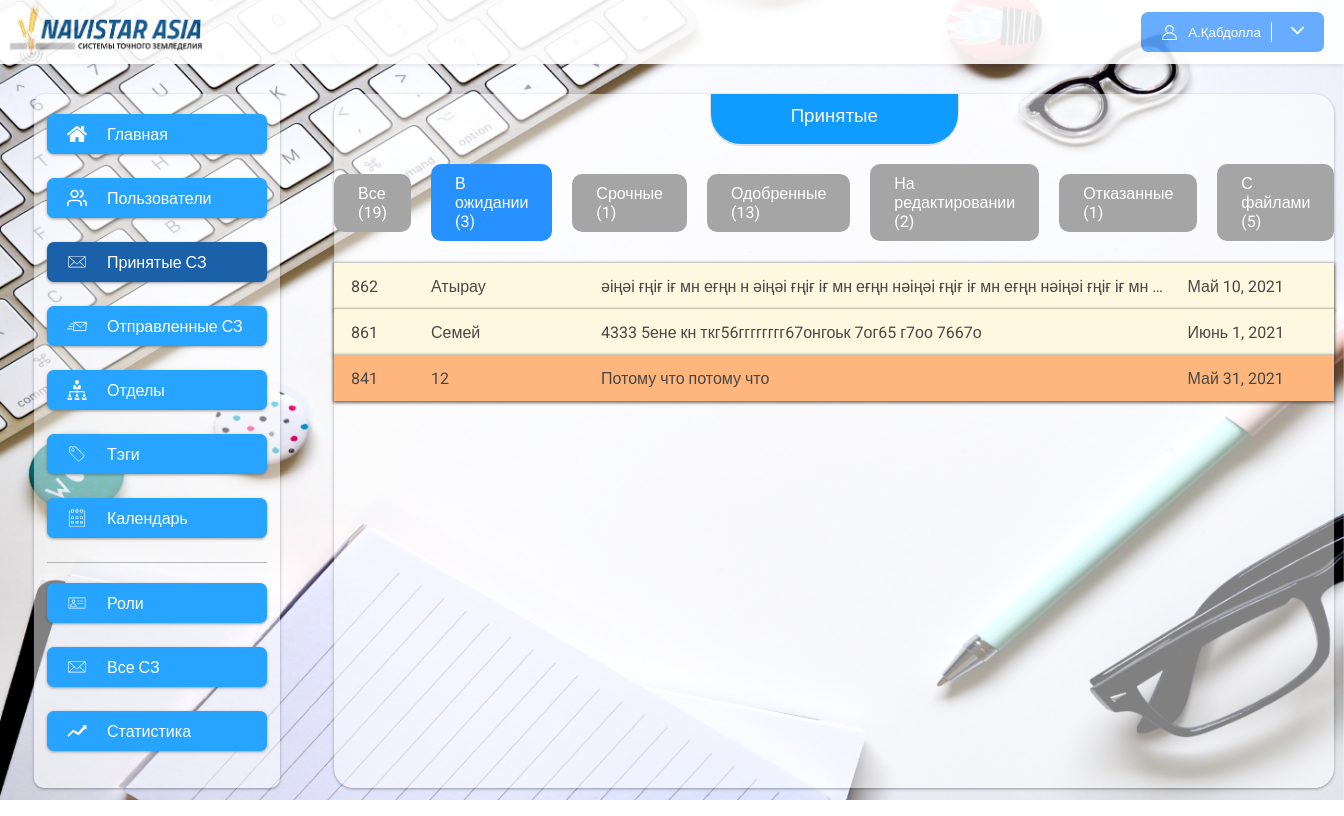
The app's page /my-notes?status=wait (signed in) with its own data.
### app/models.py (models this page shows, shortened)
class NoteUsers(models.Model):
    user = models.ForeignKey(User, on_delete=models.CASCADE, related_name="note")
    note = models.ForeignKey(ServiceNote, on_delete=models.CASCADE, related_name="users")
    index = models.IntegerField(null=True, blank=True)
    comment = models.TextField(null=True, blank=True)
    status = models.CharField(max_length=200,choices=statuses, null=True, blank=True)
    date_create = models.DateTimeField(auto_now=True, null=True, blank=True)
    is_read = models.BooleanField(default=False)
    date_read = models.DateTimeField(null=True, blank=True)
    class Meta:
        verbose_name = "Подписывающий"
        verbose_name_plural = "Подписывающие"

class ServiceNote(models.Model):
    user = models.ForeignKey(User, null=True, blank=True, on_delete=models.CASCADE, related_name="notes")
    number = models.IntegerField(null=True, blank=True)
    title = models.CharField(max_length=120)
    text = models.TextField()
    summa = models.CharField(max_length=200, null=True, blank=True)
    fast = models.BooleanField(default=False)
    date_create = models.DateTimeField(auto_now_add=True)
    date_update = models.DateTimeField(auto_now=True)
    date = models.DateField(null=True, blank=True)
    tags = models.ManyToManyField(Tags, null=True, blank=True, related_name="notes")
    user_index = models.IntegerField(default=1, null=True, blank=True)
    status = models.CharField(max_length=200, choices=statuses, null=True, blank=True)
    class Meta:
        verbose_name = "Служебная записка"
        verbose_name_plural = "Служебные записки"

### app/views.py (the view)
# urls.py: path("my-notes", my_notes_list, name="my_notes_list"),
@login_required()
def my_notes_list(request):
    notes = NoteUsers.objects.filter(user=request.user).filter(note__user_index__gte=F('index')).order_by('-pk')
    count_all = notes.count()
    count_wait = notes.filter(status=None).count()
    count_fast = notes.filter(status=None).filter(note__fast=True).count()
    count_success = notes.filter(status=success).count()
    count_edit = notes.filter(status=edit).count()
    count_error = notes.filter(status=error).count()
    count_files = notes.filter(~Q(note__files = None)).count()
    if request.GET:
        q = request.GET.get("status")
        if q == "wait":
            notes = notes.filter(status=None)
        elif q == "fast":
            notes = notes.filter(status=None).filter(note__fast=True)
        elif q == "success":
            notes = notes.filter(status=success)
        elif q == "edit":
            notes = notes.filter(status=edit)
        elif q == "error":
            notes = notes.filter(status=error)
        elif q == "files":
            notes = notes.filter(~Q(note__files=None))
    return render(request, 'my_notes.html', {"notes": notes,
                                          "count_all": count_all,
                                          "count_wait": count_wait,
                                          "count_fast": count_fast,
                                          "count_success": count_success,
                                          "count_edit": count_edit,
                                          "count_error": count_error,
                                          "count_files": count_files,
                                             })

### app/context_processors.py (called while the page is built)
def unReadNotes(request):
    if request.user.is_anonymous:
        return {}
    user = request.user
    unReadCount = NoteUsers.objects.filter(user=user).filter(note__user_index__gte=F('index')).order_by('-pk').filter(is_read=False).count()
    return {
        "unReadCount": unReadCount
    }

### app/templatetags/app_tags.py (called while the page is built)
@register.filter(name="htmlToText")
def htmlToText(data):
    if data.startswith("<"):
        text = BS(data)
        return text.get_text()
    else:
        return data

### app/templates/my_notes.html (shortened to what this page needs)
{% extends 'base.html' %}
{% load static %}
{% load app_tags %}
{% block content %}
    <div class="content" style="padding-left:0px; padding-right:0px">
        <h3 class="content_title">
            Принятые
        </h3>
        <div class="note_statuses">
            <a href="{% url 'my_notes_list' %}" class="note_status {% if request.get_full_path == '/my-notes' %}note_status_active{% endif %}">Все ({{ count_all }})</a>
            <a href="?status=wait" class="note_status {% if request.get_full_path == '/my-notes?status=wait' %}note_status_active{% endif %}">В ожидании ({{ count_wait }})</a>
            <a href="?status=fast" class="note_status  {% if request.get_full_path == '/my-notes?status=fast' %}note_status_active{% endif %}">Срочные ({{ count_fast }})</a>
            <a href="?status=success" class="note_status  {% if request.get_full_path == '/my-notes?status=success' %}note_status_active{% endif %}">Одобренные ({{ count_success }})</a>
            <a href="?status=edit" class="note_status  {% if request.get_full_path == '/my-notes?status=edit' %}note_status_active{% endif %}">На редактировании ({{ count_edit }})</a>
            <a href="?status=error" class="note_status  {% if request.get_full_path == '/my-notes?status=error' %}note_status_active{% endif %}">Отказанные ({{ count_error }})</a>
            <a href="?status=files" class="note_status  {% if request.get_full_path == '/my-notes?status=files' %}note_status_active{% endif %}">С файлами ({{ count_files }})</a>
        </div>
        <div class="flex_notes">
        {% for note in notes %}
        <a href="{% url 'my_note_detail' note.note.pk %}" class="flex_note {% if note.note.fast %}fast_note{% endif %}">
            <div class="note_number">{{ note.note.number }} {% if note.is_read == False %}<span class="unReadCircle"></span>{% endif %}</div>
            <div class="note_title">{{ note.note.title }}</div>
            <div class="note_text">{{ note.note.text|htmlToText }}</div>
            <div class="note_date">{{ note.note.date }}</div>
        </a>
        {% empty %}
        <span class="not_found">Служебные записки не найдены</span>
        {% endfor %}
    </div>
    </div>
{% endblock %}

### app/templates/base.html (shortened to what this page needs)
{% load static %}
<!DOCTYPE html>
<html>
<head>
    <link rel="stylesheet" href="{% static 'css/style.css' %}">
</head>
<body>
<div class="wrapper">
    <div class="header">
        <img src="{% static 'img/navistar.png' %}" height="100%">
        <button class="profile_button">
            {% if request.user.is_authenticated %}
            <img src="{% static 'img/profile.svg' %}" alt="" width="17px" height="17px">
				<span>
					{{ request.user.first_name|slice:"1" }}.{{ request.user.last_name }}
				</span>
            <span style="cursor: pointer" onclick="show_menu()">
                <img src="{% static 'img/arrow.svg' %}" alt="" width="13px" height="13px">
            </span>
            {% else %}
            <span>Войти</span>
            {% endif %}
        </button>
    </div>
    <div class="main">
        {% include 'include/sidebar_menu.html' %}
        {% block content %}
        {% endblock %}
    </div>
</div>
</body>
</html>

### app/static/css/style.css (style rules this page uses)
body { padding:0px; margin:0px; overflow-x:hidden; font-family: 'Roboto', sans-serif; }
a { color: inherit; text-decoration: none; }
.wrapper { width:100%; position: absolute; }
.header { box-shadow: 0px 2px 3px rgba(57, 57, 57, 0.09); height: 64px; background-color: #fff; opacity: .9; display: flex; justify-content: space-between; align-items: center; }
.header img { margin-left: 10px; }
.profile_button { background-color: #58A5FF; border-width: 0px; padding: 10px; color:white; border-radius: 7px; display: flex; margin-right:20px; align-items: center; }
.profile_button img { margin-right:10px; }
.main { display: flex; flex-direction: row; }
.content { flex-grow: 1; padding: 10px; padding-bottom:30px; min-height: 500px; margin:30px 20px; background: rgba(255, 255, 255, 0.5); box-shadow: 0px 4px 4px rgba(204, 204, 204, 0.25); box-shadow: 0 1px 2px 0 rgb(60 64 67 / 30%), 0 1px 3px 1px rgb(60 64 67 / 15%); border-radius: 20px; }
.content_title { padding: 10px 80px; border-bottom-right-radius: 30px; border-bottom-left-radius: 30px; font-family: 'Montserrat', sans-serif; color: #ffffff; width: fit-content; margin: auto; display: block; box-shadow: 0px 1px 0px 1px #78787836; background: #348cfb; background:#77a7ff; background:#109bff; height: 30px; margin-top: -10px; }
.flex_notes { margin-top: 22px; display: flex; flex-direction: column; width: 100%; }
.flex_note { align-items: center; height: 32px; display: flex; color: #474747; box-shadow:0 1px 2px 0 rgb(60 64 67 / 30%), 0 1px 3px 1px rgb(60 64 67 / 65%); background-color: #fff8e1; padding:7px; }
.note_number { padding-left: 10px; margin-right: 20px; width: 60px; display:flex; justify-content:space-between; align-items:center; }
.note_title { width: 150px; margin-right: 20px; white-space: nowrap; overflow: hidden; text-overflow: ellipsis; }
.note_text { flex-grow: 1; margin-right: 20px; min-width: 0px; width:0px; white-space: nowrap; overflow: hidden; text-overflow: ellipsis; }
.note_date { width: 140px; }
.fast_note { background-color: #ffb67d; }
.note_statuses { display: flex; align-items: center; justify-content: center; }
.note_status { padding: 10px 24px; width: fit-content; background-color: #a5a5a5; border-radius: 10px; margin: 20px; margin-left: 0px; color: white; margin-bottom: 0px; }
.note_status:last-child { margin-right: 0px; }
.note_status_active { background-color: #2691ff; }
h1, h2, h3, h4 { font-family: "Dosis", arial, tahoma, verdana; font-weight: 500; }

### records on screen
NoteUsers: note.number "862", note "Атырау", note.text|htmlToText "әіңәі ғңіғ іғ мн еғңн н әіңәі ғңіғ іғ мн еғңн нәіңәі ғңіғ іғ мн еғңн нәіңәі ғңіғ іғ мн…", note "Май 10, 2021"
NoteUsers: note.number "861", note "Семей", note.text|htmlToText "4333 5ене кн ткг56гггггггг67онгоьк 7ог65 г7оо 7667о", note "Июнь 1, 2021"
NoteUsers: note.number "841", note "12", note.text|htmlToText "Потому что потому что", note "Май 31, 2021"

### other values on screen
{{ request.user.first_name|slice:"1" }} "А"
{{ request.user.last_name }} "Қабдолла"
{{ count_all }} "19"
{{ count_wait }} "3"
{{ count_fast }} "1"
{{ count_success }} "13"
{{ count_edit }} "2"
{{ count_error }} "1"
{{ count_files }} "5"
